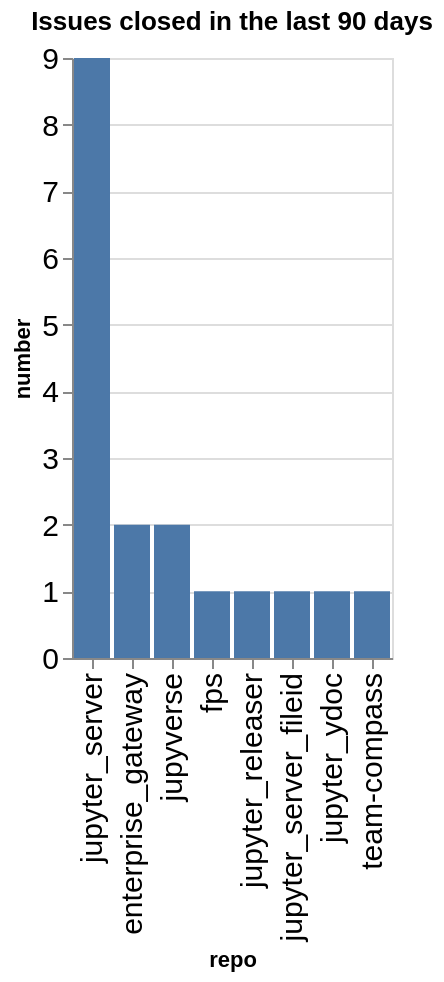

The code cell stored with this chart in its notebook:
### Code cell
closed_counts = closed.groupby(['org', 'repo']).count()['number'].reset_index()
closed_counts['org/repo'] = closed_counts.apply(lambda a: a['org'] + '/' + a['repo'], axis=1)
sorted_vals = closed_counts.sort_values(['number'], ascending=False)['repo'].values
alt.Chart(data=closed_counts, title=f"Issues closed in the last {n_days} days").mark_bar().encode(
    x=alt.X('repo', sort=alt.Sort(sorted_vals.tolist())),
    y='number',
)

### Figure 1 — Vega-Lite specification as saved in the notebook (floating-point values rounded to 4 significant figures)
{"config": {"axisLeft": {"labelFontSize": 15}, "axisBottom": {"labelFontSize": 15}}, "data": {"name": "data-8b9fd974f2b62ec474a1db8c2c7a2b2a"}, "mark": {"type": "bar"}, "encoding": {"x": {"field": "repo", "sort": ["jupyter_server", "enterprise_gateway", "jupyverse", "fps", "jupyter_releaser", "jupyter_server_fileid", "jupyter_ydoc", "team-compass"], "type": "nominal"}, "y": {"field": "number", "type": "quantitative"}}, "title": "Issues closed in the last 90 days", "$schema": "https://vega.github.io/schema/vega-lite/v5.20.1.json", "datasets": {"data-8b9fd974f2b62ec474a1db8c2c7a2b2a": [{"org": "jupyter-server", "repo": "enterprise_gateway", "number": 2, "org/repo": "jupyter-server/enterprise_gateway"}, {"org": "jupyter-server", "repo": "fps", "number": 1, "org/repo": "jupyter-server/fps"}, {"org": "jupyter-server", "repo": "jupyter_releaser", "number": 1, "org/repo": "jupyter-server/jupyter_releaser"}, {"org": "jupyter-server", "repo": "jupyter_server", "number": 9, "org/repo": "jupyter-server/jupyter_server"}, {"org": "jupyter-server", "repo": "jupyter_server_fileid", "number": 1, "org/repo": "jupyter-server/jupyter_server_fileid"}, {"org": "jupyter-server", "repo": "jupyter_ydoc", "number": 1, "org/repo": "jupyter-server/jupyter_ydoc"}, {"org": "jupyter-server", "repo": "jupyverse", "number": 2, "org/repo": "jupyter-server/jupyverse"}, {"org": "jupyter-server", "repo": "team-compass", "number": 1, "org/repo": "jupyter-server/team-compass"}]}}
